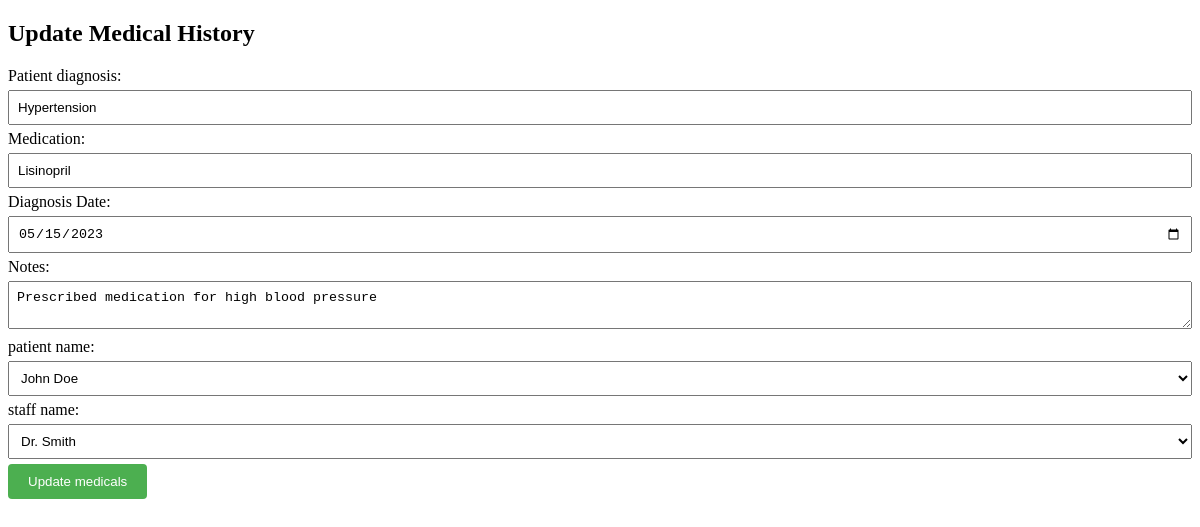
The page /medical_history/update.php?history_id=1 on the database its author committed.
### tables this page shows
CREATE TABLE patient_medical_history (
    history_id INT AUTO_INCREMENT PRIMARY KEY,
    Patient_diagnosis VARCHAR(100),
    medication VARCHAR(200),
    diagnosis_date DATE,
    notes text,
    patient_id  INT NOT NULL,
    staff_id INT NOT NULL,
    FOREIGN KEY (staff_id) REFERENCES staff(staff_id),
    FOREIGN KEY (patient_id) REFERENCES Patients(patient_id),
    unique key(history_id)
);

### medical_history/update.php (the view, shortened to what this page needs)
<!DOCTYPE html>
<html>
<head>
</head>
<body>
    <h2>Update Medical History</h2>
    <?php
    $servername = "localhost";
    $username = "root";
    $password = "norah#@$&";
    $database = "Jamii1_hospital";
    $conn = new mysqli($servername, $username, $password, $database);
    if (isset($_GET['history_id'])) {
        $id = $_GET['history_id'];
        $sql = "SELECT s.history_id, s.Patient_diagnosis, s.medication, s.diagnosis_date, s.notes, p.patient_name, f.name
        FROM patient_medical_history s
        JOIN patients p ON p.patient_id = s.patient_id
        JOIN staff f ON s.staff_id = f.staff_id
                WHERE s.history_id = $id";
        $result = $conn->query($sql);
        if ($result->num_rows > 0) {
            $row = $result->fetch_assoc();
            ?>
            <form name="updateForm" method="post" action="update_process.php" onsubmit="return validateForm()">
                Patient diagnosis:
                <input type="text" placeholder="Enter Patient diagnosis" name="patient_diagnosis" value="<?php echo $row['Patient_diagnosis']; ?>" required>
                Medication:
                <input type="text" placeholder="Enter Medication" name="medication" value="<?php echo $row['medication']; ?>" required>
                Diagnosis Date:
                <input type="date" name="diagnosis_date" value="<?php echo $row['diagnosis_date']; ?>" required>
                Notes:
                <textarea name="notes" placeholder="Enter Notes" required><?php echo $row['notes']; ?></textarea>
                patient name:
                <select id="patient_id" name="patient_id" required>
                    <?php
                        $sql = "SELECT patient_id, patient_name FROM Patients";
                        $result = $conn->query($sql);
                        if ($result->num_rows > 0) {
                            while($row = $result->fetch_assoc()) {
                                echo "<option value='".$row['patient_id']."'>".$row['patient_name']."</option>";
                            }
                        }
                    ?>
                </select><br>
                staff name:
        <select id="staff_id" name="staff_id" required>
            <?php
            $sql_staff = "SELECT staff_id, name FROM Staff";
            $result_staff = $conn->query($sql_staff);
            if ($result_staff->num_rows > 0) {
                while ($row_staff = $result_staff->fetch_assoc()) {
                    $selected = ($row_staff['staff_id'] == $row['staff_id']) ? 'selected' : '';
                    echo "<option value='" . $row_staff['staff_id'] . "' $selected>" . $row_staff['name'] . "</option>";
                }
            }
            ?>
        </select><br>
        <input type="submit" name="update" value="Update medicals">
    </form>
    <?php
        } else {
          echo "Record not found.";
             }
        } else {
            echo "Staff ID not provided.";
        }
        ?>
    </body>
    </html>

### medical_history/update.php (style rules this page uses)
input[type="text"], input[type="date"], select, textarea { width: 100%; padding: 8px; margin: 5px 0; box-sizing: border-box; }
input[type="submit"] { background-color: #4CAF50; color: white; padding: 10px 20px; border: none; border-radius: 4px; cursor: pointer; }

### rows shown on the page
patient_medical_history: patient_diagnosis "Hypertension", medication "Lisinopril", diagnosis_date "05/15/2023", notes "Prescribed medication for high blood pressure"

### other values the page prints
form field patient_id "John Doe"
form field staff_id "Dr. Smith"
